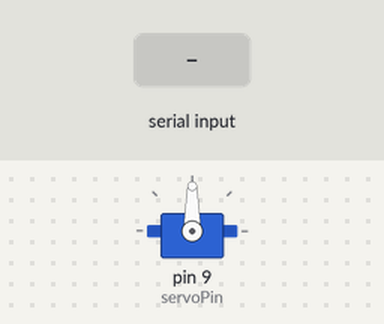
Bench run of a sketch on a simulated Arduino Uno, built with avr-gcc and run on an emulated ATmega328P. Shown: servo. The inputs (shaded band) are chosen by the test bench.

Above: at 1.2 s.
1.3 s: byte 30 received over Serial
At 1.9 s:
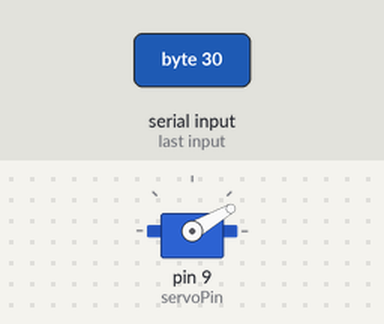
2.8 s: byte 120 received over Serial
At 3.1 s:
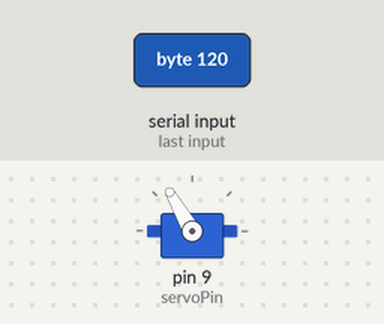
Timing chart, 0 to 5.8 s (numbered marks = the images above; inputs shaded):
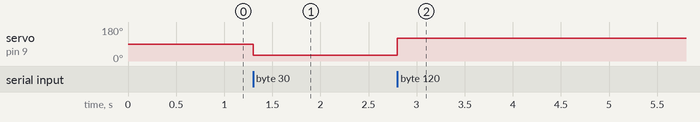

The sketch:

Servo_Control.ino
```cpp
#include <Servo.h>

int pos=90;                        // declare initial position of the servo
int servoPin = 9;                  // declare pin for the servo
int servoDelay =15;                // delay to allow the servo to reach position;

Servo myServo;                    // create a servo object called myServo

void setup() {
  Serial.begin(9600);             // start serial port
  myServo.attach(servoPin);       // declare to which pin is the servo connected
}

void loop() {
  while(Serial.available()==0){}; // wait until information is received from the serial port
  pos = Serial.read();            // read the position from the servo
  myServo.write(pos);             // write the position into the servo
  delay(servoDelay);              // give time to the servo to reach the position
}
```

Measured:
- after the input at 1.3 s, servo on pin 9 (servoPin): 90° → 30° at once
- after the input at 2.8 s, servo on pin 9 (servoPin): 30° → 120° at once
